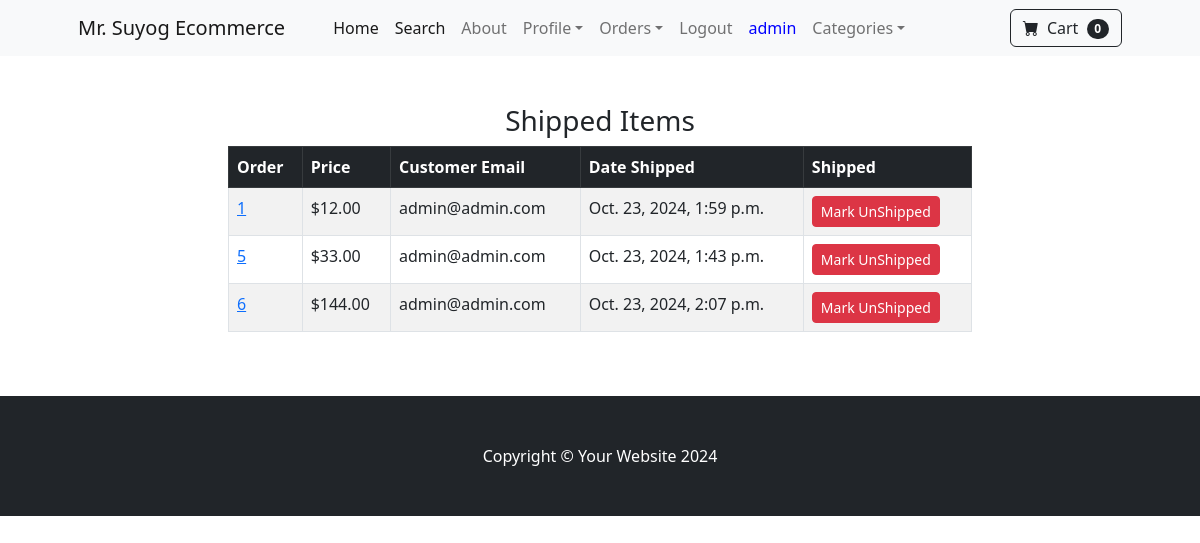
The page /payment/shipped_dash (signed in) on the database its author committed.
### payment/models.py (models this page shows, shortened)
class Order(models.Model):
	user = models.ForeignKey(User, on_delete=models.CASCADE, null=True, blank=True)
	full_name = models.CharField(max_length=250)
	email = models.EmailField(max_length=250)
	shipping_address = models.TextField(max_length=15000)
	amount_paid = models.DecimalField(max_digits=7, decimal_places=2)
	date_ordered = models.DateTimeField(auto_now_add=True)
	shipped = models.BooleanField(default=False)
	date_shipped = models.DateTimeField(blank=True, null=True)
	invoice = models.CharField(max_length=100, blank=True, null=True)
	paid = models.BooleanField(default=False)

### payment/views.py (the view, shortened to what this page needs)
# urls.py: path('shipped_dash', views.shipped_dash, name="shipped_dash"),
def shipped_dash(request):
	if request.user.is_authenticated and request.user.is_superuser:
		orders = Order.objects.filter(shipped=True)
		return render(request, "payment/shipped_dash.html", {"orders":orders})
	else:
		messages.success(request, "Access Denied")
		return redirect('home')

### cart/cart.py (called while the page is built)
    def __len__(self):
        return len(self.cart)

### cart/context_processors.py (called while the page is built)
def cart(request):
    return{'cart': Cart(request)}

### payment/templates/payment/shipped_dash.html (shortened to what this page needs)
{% extends 'base.html' %}
{% block content %}
        <div class="container">
        	<div class="row">
        		<center>
        			<div class="col-8">
        				<br/><br/>
<h3>Shipped Items</h3>
<table class="table table-striped table-hover table-bordered">
  <thead class="table-dark">
    <tr>
      <th scope="col">Order</th>
      <th scope="col">Price</th>
      <th scope="col">Customer Email</th>
      <th scope="col">Date Shipped</th>
      <th scope="col">Shipped</th>
    </tr>
  </thead>
  <tbody>
    {% for item in orders %}
    <tr>
      <td><a href="{% url 'orders' item.id %}">{{ item.id }}</a></td>
      <td>${{ item.amount_paid }}</td>
      <td>{{ item.email }}</td>
      <td>{{ item.date_shipped }}</td>
       <td>
        <form method="POST">
          <button type="Submit" class="btn btn-danger btn-sm">Mark UnShipped</button>
        </form>
      </td>
    </tr>
    {% endfor %}
  </tbody>
</table>
<br/><br/>
        			</div>
        		</center>
        	</div>
        </div>
{% endblock %}

### store/templates/navbar.html (shortened to what this page needs)
<nav class="navbar navbar-expand-lg navbar-light bg-light">
    <div class="container px-4 px-lg-5">
        <a class="navbar-brand" href="{% url 'home' %}">Mr. Suyog Ecommerce</a>
        <div class="collapse navbar-collapse" id="navbarSupportedContent">
            <ul class="navbar-nav me-auto mb-2 mb-lg-0 ms-lg-4">
                <li class="nav-item"><a class="nav-link active" aria-current="page" href="{% url 'home' %}">Home</a></li>
                <li class="nav-item"><a class="nav-link active" aria-current="page" href="{% url 'search' %}">Search</a></li>
                <li class="nav-item"><a class="nav-link" href="{% url 'about' %}">About</a></li>
    {% if user.is_authenticated %}
<li class="nav-item dropdown">
    <a class="nav-link dropdown-toggle" id="navbarDropdown" href="#" role="button" data-bs-toggle="dropdown" aria-expanded="false">Profile</a>
                </li>
                {% if user.is_superuser %}
            <li class="nav-item dropdown">
              <a class="nav-link dropdown-toggle" id="navbarDropdown" href="#" role="button" data-bs-toggle="dropdown" aria-expanded="false">Orders</a>
                          </li>
              {% endif %}
       <li class="nav-item"><a class="nav-link" href="{% url 'logout' %}">Logout</a></li>
       <li class="nav-item" "><a class="nav-link" href="{% url 'update_info' %} "><span style="color: blue;">{{ request.user }}</span></a></li>
    {% else %}
       <li class="nav-item"><a class="nav-link" href="{% url 'login' %}">Login</a></li>
       <li class="nav-item"><a class="nav-link" href="{% url 'register' %}">Register</a></li>
    {% endif %}
                <li class="nav-item dropdown">
                    <a class="nav-link dropdown-toggle" id="navbarDropdown" href="#" role="button" data-bs-toggle="dropdown" aria-expanded="false">Categories</a>
                </li>
            </ul>
            <form class="d-flex">
<a href="{% url 'cart_summary' %}" class="btn btn-outline-dark"><i class="bi-cart-fill me-1"></i>
                    Cart
<span class="badge bg-dark text-white ms-1 rounded-pill" id="cart_quantity">{{ cart|length }}
</span></a>
            </form>
        </div>
    </div>
</nav>

### rows shown on the page
Order: id "1", amount_paid "12.00", email "admin@admin.com", date_shipped "Oct. 23, 2024, 1:59 p.m."
Order: id "5", amount_paid "33.00", email "admin@admin.com", date_shipped "Oct. 23, 2024, 1:43 p.m."
Order: id "6", amount_paid "144.00", email "admin@admin.com", date_shipped "Oct. 23, 2024, 2:07 p.m."

### other values the page prints
{{ request.user }} "admin"
{{ cart|length }} "0"
